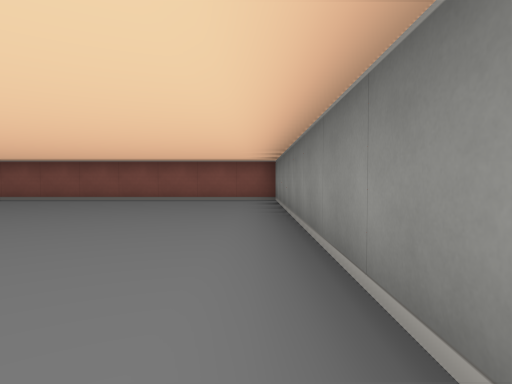
[1] (above)

20 first-person views from a walk through a cub3D ray-caster map. The camera is about half as high as the walls, tilts 2° down and sees 75° across. The floor is counted in squares. Each view is taken from the middle of a square. On the plan, view 1 faces up. The plan holds only what a view shows up to about 9 squares ahead; the rest is blank.

[2]
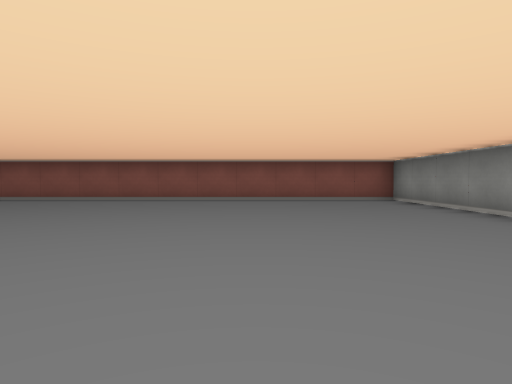

[3]
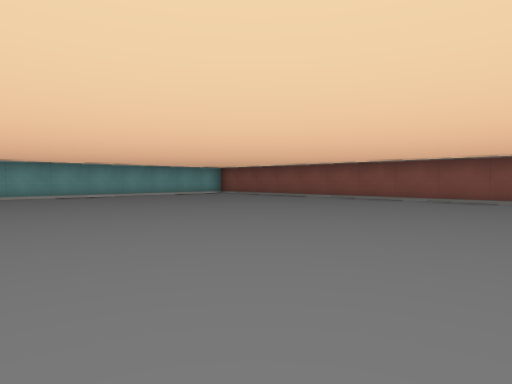

[4]
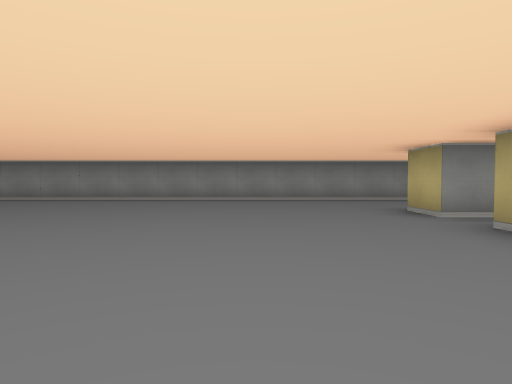

[5]
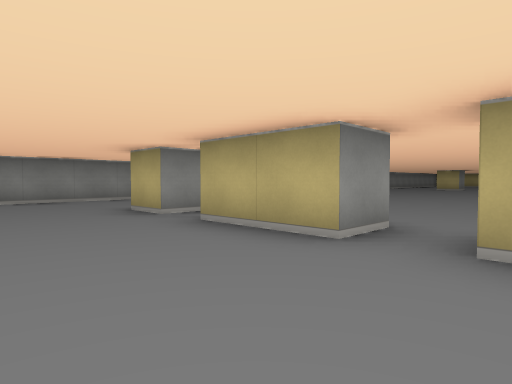

[6]
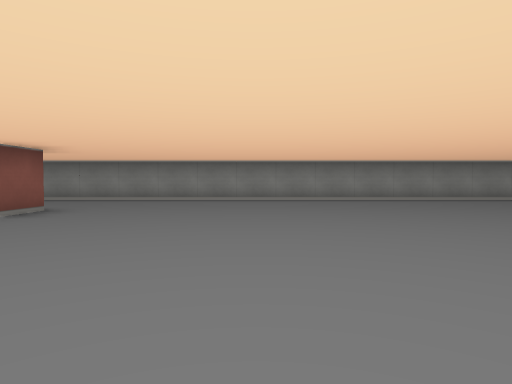

[7]
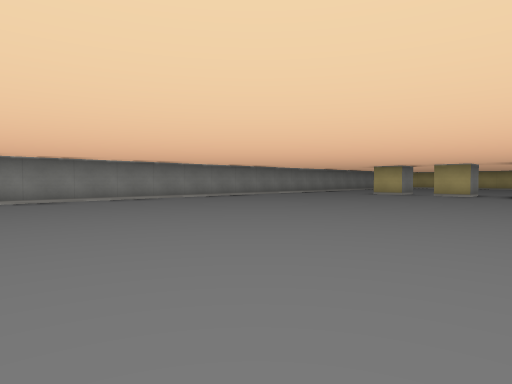

[8]
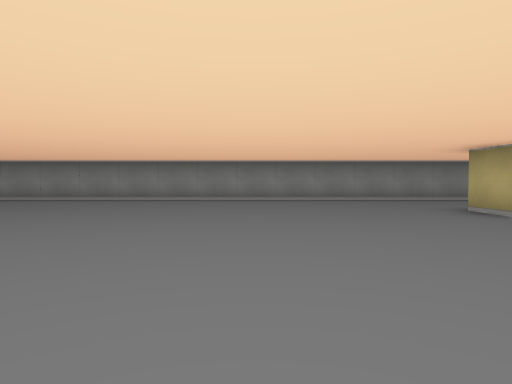

[9]
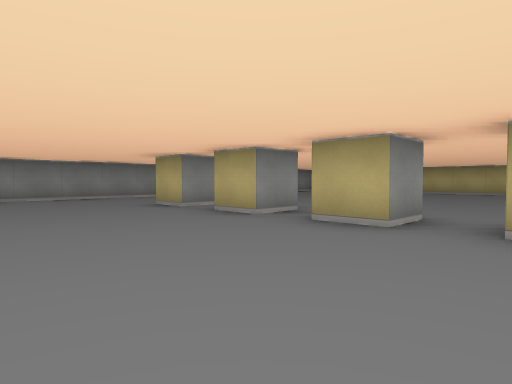

[10]
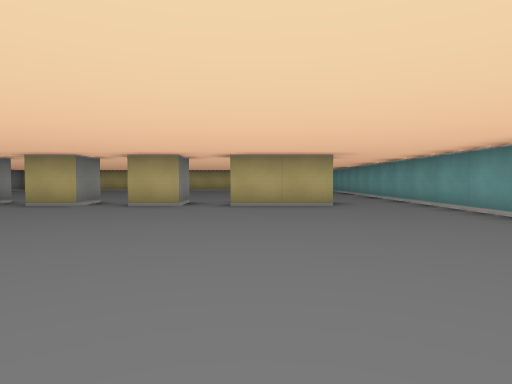

[11]
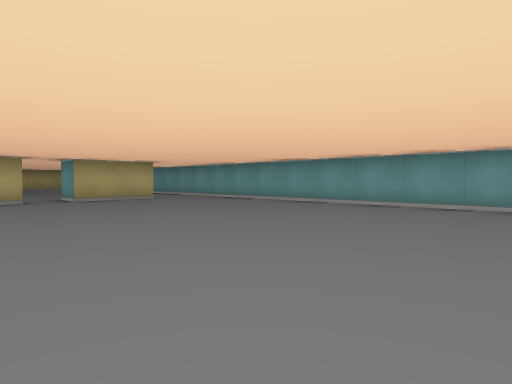

[12]
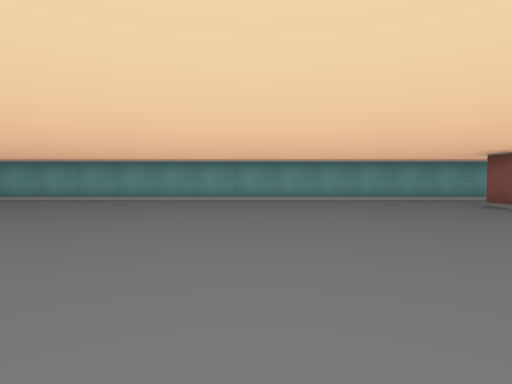

[13]
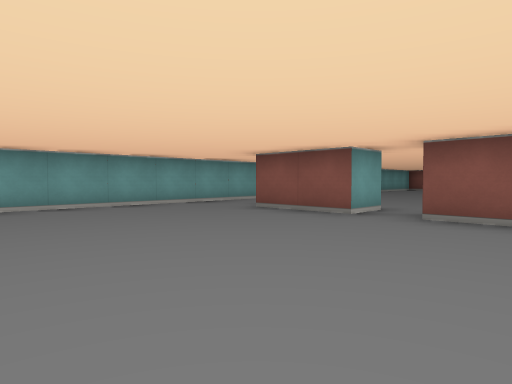

[14]
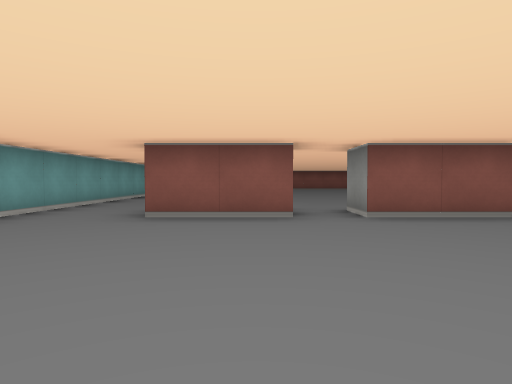

[15]
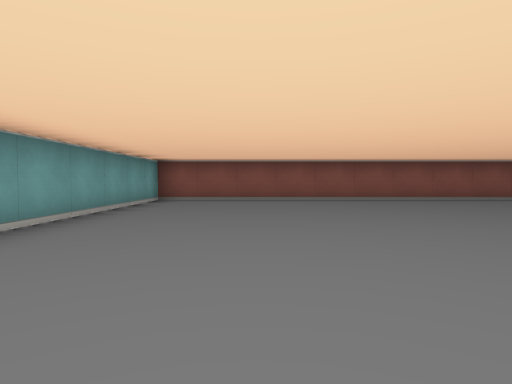

[16]
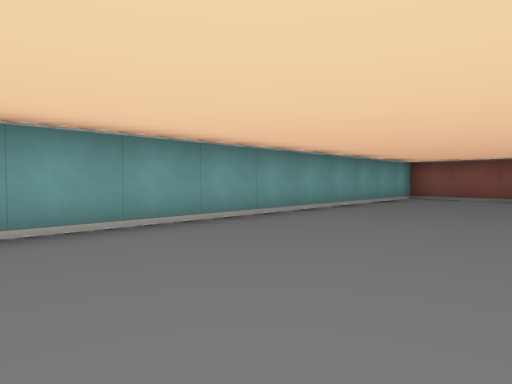

[17]
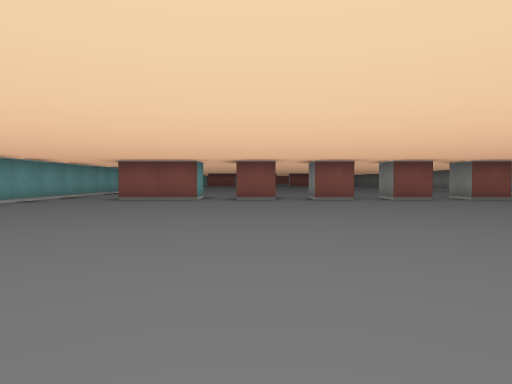

[18]
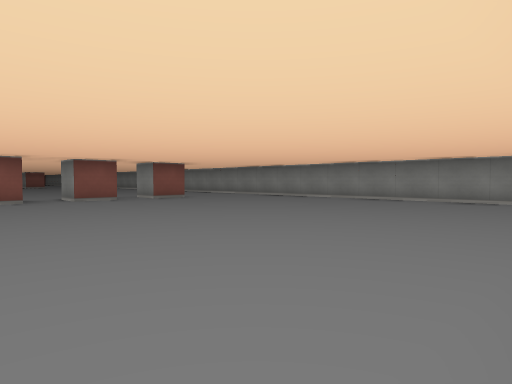

[19]
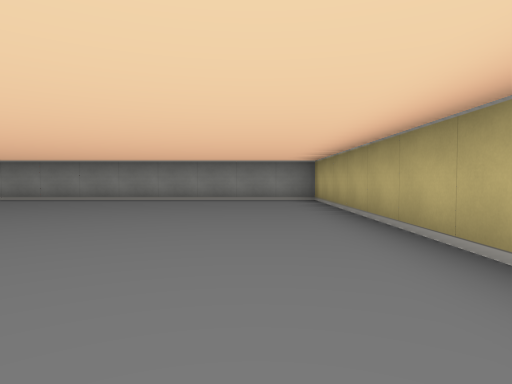

[20]
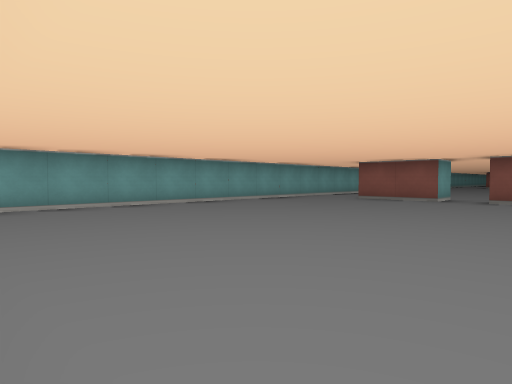

### Floor plan
Points are (right, up) in squares from view 1. A wall is a line through its corners. A room is listed if a view was taken in it or the views show most of it. See-through windows are left out.
Room 1 (views 1, 2, 3, 4, 5, 6, 7, 8, 9, 10, 11, 12, 13, 14, 15, 16, 17, 18, 19, 20)
walls: (-6.5, -4.6) (-6.5, -3.5) (-4.5, -3.5); (-7.5, -4.5) (-9.5, -4.5) (-9.5, -3.5); (-2.5, -4.5) (-3.5, -4.5) (-3.5, -3.5) (-2.5, -3.5); (-10.5, -3.4) (-10.5, -4.5) (-12.5, -4.5); (-6.4, -20.5) (-7.5, -20.5) (-7.5, -19.5) (-6.5, -19.5); (-8.5, -20.5) (-9.5, -20.5) (-9.5, -19.5) (-8.5, -19.5); (-4.4, -20.5) (-5.5, -20.5) (-5.5, -19.5) (-4.5, -19.5); (-12.5, -19.5) (-10.5, -19.5) (-10.5, -20.5) (-12.5, -20.5); (-2.4, -20.5) (-3.5, -20.5) (-3.5, -19.5) (-2.5, -19.5); (-6.1, -29.5) (0.5, -29.5) (0.5, 8.5) (-14.5, 8.5) (-14.5, -28.2)

Positions as (right, up) in squares from view 1, and headings:
1: (0, 0), facing up
2: (-3, 0), facing up
3: (-4, 0), facing up-left
4: (-8, -1), facing right
5: (-8, -1), facing down-right
6: (-8, -8), facing right
7: (-8, -8), facing down-right
8: (-8, -16), facing right
9: (-9, -16), facing down-right
10: (-11, -13), facing down
11: (-8, -11), facing down-left
12: (-6, -9), facing left
13: (-8, -9), facing up-left
14: (-11, -9), facing up
15: (-12, 0), facing up
16: (-11, -1), facing up-left
17: (-9, -29), facing up
18: (-8, -29), facing up-right
19: (-8, -28), facing right
20: (-8, -29), facing up-left
